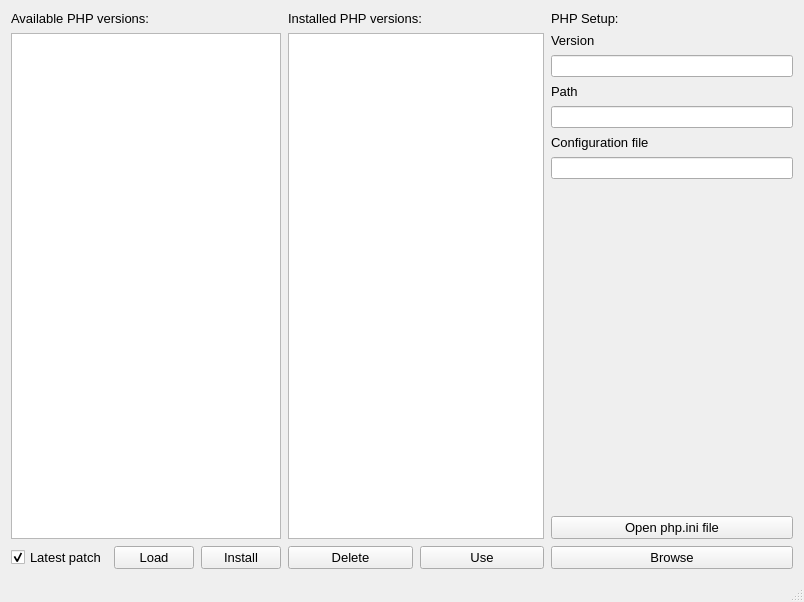
<?xml version="1.0" encoding="UTF-8"?>
<ui version="4.0">
 <author>don mbelembe</author>
 <class>MainWindow</class>
 <widget class="QMainWindow" name="MainWindow">
  <property name="geometry">
   <rect>
    <x>0</x>
    <y>0</y>
    <width>804</width>
    <height>602</height>
   </rect>
  </property>
  <property name="windowTitle">
   <string>PHP installer for windows</string>
  </property>
  <property name="windowIcon">
   <iconset>
    <normaloff>logo.png</normaloff>logo.png</iconset>
  </property>
  <widget class="QWidget" name="centralwidget">
   <layout class="QVBoxLayout" name="verticalLayout_3">
    <item>
     <layout class="QHBoxLayout" name="horizontalLayout">
      <property name="spacing">
       <number>7</number>
      </property>
      <item>
       <layout class="QVBoxLayout" name="verticalLayout_4">
        <item>
         <widget class="QLabel" name="label">
          <property name="font">
           <font>
            <pointsize>10</pointsize>
           </font>
          </property>
          <property name="text">
           <string>Available PHP versions:</string>
          </property>
         </widget>
        </item>
        <item>
         <widget class="QTreeView" name="phpVersionsTreeView">
          <property name="font">
           <font>
            <pointsize>10</pointsize>
           </font>
          </property>
         </widget>
        </item>
        <item>
         <layout class="QHBoxLayout" name="horizontalLayout_2">
          <item>
           <widget class="QCheckBox" name="latestPatchcheckBox">
            <property name="font">
             <font>
              <pointsize>10</pointsize>
             </font>
            </property>
            <property name="text">
             <string>Latest patch</string>
            </property>
            <property name="checked">
             <bool>true</bool>
            </property>
           </widget>
          </item>
          <item>
           <widget class="QPushButton" name="loadBtn">
            <property name="font">
             <font>
              <pointsize>10</pointsize>
             </font>
            </property>
            <property name="text">
             <string>Load</string>
            </property>
           </widget>
          </item>
          <item>
           <widget class="QPushButton" name="installBtn">
            <property name="font">
             <font>
              <pointsize>10</pointsize>
             </font>
            </property>
            <property name="text">
             <string>Install</string>
            </property>
           </widget>
          </item>
         </layout>
        </item>
       </layout>
      </item>
      <item>
       <layout class="QVBoxLayout" name="verticalLayout_5">
        <item>
         <widget class="QLabel" name="label_2">
          <property name="font">
           <font>
            <pointsize>10</pointsize>
           </font>
          </property>
          <property name="text">
           <string>Installed PHP versions:</string>
          </property>
         </widget>
        </item>
        <item>
         <widget class="QListWidget" name="installedVesionList"/>
        </item>
        <item>
         <layout class="QHBoxLayout" name="horizontalLayout_3">
          <item>
           <widget class="QPushButton" name="removeBtn">
            <property name="font">
             <font>
              <pointsize>10</pointsize>
             </font>
            </property>
            <property name="text">
             <string>Delete</string>
            </property>
           </widget>
          </item>
          <item>
           <widget class="QPushButton" name="useBtn">
            <property name="font">
             <font>
              <pointsize>10</pointsize>
             </font>
            </property>
            <property name="text">
             <string>Use</string>
            </property>
           </widget>
          </item>
         </layout>
        </item>
       </layout>
      </item>
      <item>
       <layout class="QVBoxLayout" name="verticalLayout_6">
        <item>
         <widget class="QLabel" name="label_4">
          <property name="sizePolicy">
           <sizepolicy hsizetype="Minimum" vsizetype="Fixed">
            <horstretch>0</horstretch>
            <verstretch>0</verstretch>
           </sizepolicy>
          </property>
          <property name="font">
           <font>
            <pointsize>10</pointsize>
           </font>
          </property>
          <property name="text">
           <string>PHP Setup:</string>
          </property>
         </widget>
        </item>
        <item>
         <layout class="QFormLayout" name="formLayout_2">
          <property name="rowWrapPolicy">
           <enum>QFormLayout::WrapAllRows</enum>
          </property>
          <item row="0" column="0">
           <widget class="QLabel" name="label_3">
            <property name="font">
             <font>
              <pointsize>10</pointsize>
             </font>
            </property>
            <property name="text">
             <string>Version</string>
            </property>
           </widget>
          </item>
          <item row="0" column="1">
           <widget class="QLineEdit" name="phpVersionTextbox">
            <property name="sizePolicy">
             <sizepolicy hsizetype="Minimum" vsizetype="Fixed">
              <horstretch>0</horstretch>
              <verstretch>0</verstretch>
             </sizepolicy>
            </property>
            <property name="font">
             <font>
              <pointsize>9</pointsize>
             </font>
            </property>
            <property name="text">
             <string/>
            </property>
            <property name="readOnly">
             <bool>true</bool>
            </property>
            <property name="placeholderText">
             <string/>
            </property>
           </widget>
          </item>
          <item row="1" column="0">
           <widget class="QLabel" name="label_5">
            <property name="font">
             <font>
              <pointsize>10</pointsize>
             </font>
            </property>
            <property name="text">
             <string>Path</string>
            </property>
           </widget>
          </item>
          <item row="1" column="1">
           <widget class="QLineEdit" name="phpPathTextbox">
            <property name="font">
             <font>
              <pointsize>9</pointsize>
             </font>
            </property>
            <property name="text">
             <string/>
            </property>
            <property name="readOnly">
             <bool>true</bool>
            </property>
            <property name="placeholderText">
             <string/>
            </property>
           </widget>
          </item>
          <item row="2" column="0">
           <widget class="QLabel" name="label_6">
            <property name="font">
             <font>
              <pointsize>10</pointsize>
             </font>
            </property>
            <property name="text">
             <string>Configuration file</string>
            </property>
           </widget>
          </item>
          <item row="2" column="1">
           <widget class="QLineEdit" name="phpIniPathTextbox">
            <property name="font">
             <font>
              <pointsize>9</pointsize>
             </font>
            </property>
            <property name="text">
             <string/>
            </property>
            <property name="readOnly">
             <bool>true</bool>
            </property>
            <property name="placeholderText">
             <string/>
            </property>
           </widget>
          </item>
         </layout>
        </item>
        <item>
         <layout class="QVBoxLayout" name="verticalLayout_7">
          <item>
           <widget class="QLabel" name="warningLabel">
            <property name="sizePolicy">
             <sizepolicy hsizetype="Minimum" vsizetype="Preferred">
              <horstretch>0</horstretch>
              <verstretch>0</verstretch>
             </sizepolicy>
            </property>
            <property name="text">
             <string/>
            </property>
            <property name="wordWrap">
             <bool>true</bool>
            </property>
           </widget>
          </item>
          <item>
           <widget class="QPushButton" name="configBtn">
            <property name="font">
             <font>
              <pointsize>10</pointsize>
             </font>
            </property>
            <property name="text">
             <string>Open php.ini file</string>
            </property>
           </widget>
          </item>
          <item>
           <widget class="QPushButton" name="browseBtn">
            <property name="font">
             <font>
              <pointsize>10</pointsize>
             </font>
            </property>
            <property name="text">
             <string>Browse</string>
            </property>
           </widget>
          </item>
         </layout>
        </item>
       </layout>
      </item>
     </layout>
    </item>
   </layout>
  </widget>
  <widget class="QMenuBar" name="menubar">
   <property name="geometry">
    <rect>
     <x>0</x>
     <y>0</y>
     <width>804</width>
     <height>26</height>
    </rect>
   </property>
  </widget>
  <widget class="QStatusBar" name="statusbar"/>
 </widget>
 <layoutdefault spacing="7" margin="11"/>
 <resources/>
 <connections/>
</ui>
